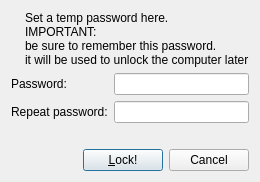
<?xml version="1.0" encoding="UTF-8"?>
<ui version="4.0">
 <class>LockOutSettingDialog</class>
 <widget class="QDialog" name="LockOutSettingDialog">
  <property name="geometry">
   <rect>
    <x>0</x>
    <y>0</y>
    <width>260</width>
    <height>179</height>
   </rect>
  </property>
  <property name="windowTitle">
   <string>Lock computer</string>
  </property>
  <layout class="QHBoxLayout" name="horizontalLayout_3">
   <item>
    <layout class="QVBoxLayout" name="verticalLayout">
     <item>
      <layout class="QHBoxLayout" name="horizontalLayout">
       <item>
        <widget class="QLabel" name="iconLabel">
         <property name="text">
          <string/>
         </property>
         <property name="pixmap">
          <pixmap resource="../../resource/clientApp.qrc">:/icons/icons/LockSettingDialog/icon-lock.png</pixmap>
         </property>
        </widget>
       </item>
       <item>
        <widget class="QLabel" name="descriptLabel">
         <property name="text">
          <string>Set a temp password here.
IMPORTANT: 
be sure to remember this password.
it will be used to unlock the computer later</string>
         </property>
        </widget>
       </item>
      </layout>
     </item>
     <item>
      <layout class="QFormLayout" name="formLayout">
       <item row="0" column="0">
        <widget class="QLabel" name="pwdTitleLabel">
         <property name="text">
          <string>Password:</string>
         </property>
        </widget>
       </item>
       <item row="0" column="1">
        <widget class="QLineEdit" name="pwdLineEdit">
         <property name="echoMode">
          <enum>QLineEdit::Password</enum>
         </property>
        </widget>
       </item>
       <item row="1" column="0">
        <widget class="QLabel" name="pwdRptTitleLabel">
         <property name="text">
          <string>Repeat password:</string>
         </property>
        </widget>
       </item>
       <item row="1" column="1">
        <widget class="QLineEdit" name="pwdRptLineEdit">
         <property name="echoMode">
          <enum>QLineEdit::Password</enum>
         </property>
        </widget>
       </item>
      </layout>
     </item>
     <item>
      <widget class="QLabel" name="msgLabel">
       <property name="text">
        <string/>
       </property>
      </widget>
     </item>
     <item>
      <layout class="QHBoxLayout" name="horizontalLayout_2">
       <item>
        <spacer name="horizontalSpacer">
         <property name="orientation">
          <enum>Qt::Horizontal</enum>
         </property>
         <property name="sizeHint" stdset="0">
          <size>
           <width>40</width>
           <height>20</height>
          </size>
         </property>
        </spacer>
       </item>
       <item>
        <widget class="QPushButton" name="lockButton">
         <property name="text">
          <string>&amp;Lock!</string>
         </property>
         <property name="icon">
          <iconset resource="../../resource/clientApp.qrc">
           <normaloff>:/icons/icons/LockSettingDialog/icon-btn-lock.png</normaloff>:/icons/icons/LockSettingDialog/icon-btn-lock.png</iconset>
         </property>
         <property name="cssType" stdset="0">
          <string notr="true">smallBlueButton</string>
         </property>
        </widget>
       </item>
       <item>
        <widget class="QPushButton" name="cancelButton">
         <property name="text">
          <string>Cancel</string>
         </property>
         <property name="icon">
          <iconset resource="../../resource/clientApp.qrc">
           <normaloff>:/icons/icons/Common/cancel.png</normaloff>:/icons/icons/Common/cancel.png</iconset>
         </property>
         <property name="cssType" stdset="0">
          <string notr="true">smallBlackButton</string>
         </property>
        </widget>
       </item>
      </layout>
     </item>
    </layout>
   </item>
  </layout>
 </widget>
 <resources>
  <include location="../../resource/clientApp.qrc"/>
  <include location="../../resource/clientApp.qrc"/>
  <include location="../../resource/clientApp.qrc"/>
 </resources>
 <connections/>
</ui>
